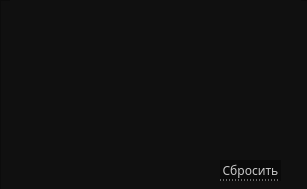
   <widget class="QWidget" name="ramtype">
    <property name="geometry">
     <rect>
      <x>0</x>
      <y>0</y>
      <width>307</width>
      <height>189</height>
     </rect>
    </property>
    <attribute name="icon">
     <iconset>
      <normaloff>../../images/down-arrow.png</normaloff>../../images/down-arrow.png</iconset>
    </attribute>
    <attribute name="label">
     <string>Тип ОЗУ</string>
    </attribute>
    <widget class="QFrame" name="frameRamType">
     <property name="geometry">
      <rect>
       <x>0</x>
       <y>0</y>
       <width>311</width>
       <height>191</height>
      </rect>
     </property>
     <property name="styleSheet">
      <string notr="true">QFrame{
	background-color: #101010;
}
</string>
     </property>
     <property name="frameShape">
      <enum>QFrame::StyledPanel</enum>
     </property>
     <property name="frameShadow">
      <enum>QFrame::Raised</enum>
     </property>
     <widget class="QTableWidget" name="tableRamType">
      <property name="enabled">
       <bool>true</bool>
      </property>
      <property name="geometry">
       <rect>
        <x>10</x>
        <y>0</y>
        <width>291</width>
        <height>161</height>
       </rect>
      </property>
      <property name="font">
       <font>
        <family>Montserrat Medium</family>
        <stylestrategy>PreferAntialias</stylestrategy>
       </font>
      </property>
      <property name="mouseTracking">
       <bool>true</bool>
      </property>
      <property name="focusPolicy">
       <enum>Qt::NoFocus</enum>
      </property>
      <property name="autoFillBackground">
       <bool>false</bool>
      </property>
      <property name="styleSheet">
       <string notr="true">QTableWidget::item
{
 	border-bottom: 1px solid rgb(60,60,60); 
	border-right: 0px;
	border-left: 0px;
	border-top:0px;
}

QTableView
{
	background-color: #101010;
	color: #dddddd;
	border-top: 0px;
	border-right: 0px;
	border-left: 0px;
	border-bottom: 0px;
}

QTableWidget::item:hover {
    color: white;
	border-bottom: 1px solid rgb(180,180,180);
}      

QTableWidget::item:selected
{
 	color: white;
	border-bottom: 1px solid rgb(180,180,180);
}

QScrollBar:vertical {
	border: none;
    background-color: #151515;
    width: 8px;
    margin: 15px 0 15px 0;
	border-radius: 0px;
 }

/*  HANDLE BAR VERTICAL */
QScrollBar::handle:vertical {	
	background-color: #151515;
	min-height: 30px;
	border-radius: 0px;
	border: 1px solid;
	border-right: 0px;
	border-color: rgb(60,60,60);
}
QScrollBar::handle:vertical:hover{	
	background-color:  rgb(50,50,50);
	border-color: rgb(60,60,60);
}
QScrollBar::handle:vertical:pressed {	
	background-color: rgb(120, 0, 2);
}

/* BTN TOP - SCROLLBAR */
QScrollBar::sub-line:vertical {
	background-color: #151515;
	height: 15px;
	subcontrol-position: top;
	subcontrol-origin: margin;
	border: 0px;
	border-bottom: 1px solid rgb(180, 0, 0);
}
QScrollBar::sub-line:vertical:hover {	
	background-color: #575757;
	border-color: #242424;
}
QScrollBar::sub-line:vertical:pressed {	
	background-color: rgb(120, 0, 2);
}

/* BTN BOTTOM - SCROLLBAR */
QScrollBar::add-line:vertical {
	background-color: #151515;
	height: 15px;
	subcontrol-position: bottom;
	subcontrol-origin: margin;
	border: 1px solid;
	border-color: rgb(60,60,60);
	border: 1px solid;
	border-top:1px solid rgb(180, 0, 0);
	border-right: 0px;
	border-bottom: 0px;
}
QScrollBar::add-line:vertical:hover {	
	background-color: #575757;
	border-color: #242424;
}
QScrollBar::add-line:vertical:pressed {	
	background-color: rgb(120, 0, 2);
}
/* RESET ARROW */
QScrollBar::up-arrow:vertical, QScrollBar::down-arrow:vertical {
	background: none;
}

QScrollBar::add-page:vertical, QScrollBar::sub-page:vertical {
	background: none;
}</string>
      </property>
      <property name="editTriggers">
       <set>QAbstractItemView::AnyKeyPressed|QAbstractItemView::EditKeyPressed|QAbstractItemView::SelectedClicked</set>
      </property>
      <property name="selectionMode">
       <enum>QAbstractItemView::MultiSelection</enum>
      </property>
      <property name="selectionBehavior">
       <enum>QAbstractItemView::SelectRows</enum>
      </property>
      <property name="showGrid">
       <bool>false</bool>
      </property>
      <property name="gridStyle">
       <enum>Qt::SolidLine</enum>
      </property>
      <property name="sortingEnabled">
       <bool>true</bool>
      </property>
      <attribute name="horizontalHeaderVisible">
       <bool>false</bool>
      </attribute>
      <attribute name="horizontalHeaderCascadingSectionResizes">
       <bool>true</bool>
      </attribute>
      <attribute name="horizontalHeaderDefaultSectionSize">
       <number>120</number>
      </attribute>
      <attribute name="horizontalHeaderHighlightSections">
       <bool>false</bool>
      </attribute>
      <attribute name="horizontalHeaderMinimumSectionSize">
       <number>15</number>
      </attribute>
      <attribute name="horizontalHeaderShowSortIndicator" stdset="0">
       <bool>true</bool>
      </attribute>
      <attribute name="horizontalHeaderStretchLastSection">
       <bool>false</bool>
      </attribute>
      <attribute name="verticalHeaderVisible">
       <bool>false</bool>
      </attribute>
      <attribute name="verticalHeaderCascadingSectionResizes">
       <bool>false</bool>
      </attribute>
      <attribute name="verticalHeaderMinimumSectionSize">
       <number>10</number>
      </attribute>
      <column>
       <property name="text">
        <string>Выбор</string>
       </property>
      </column>
      <column>
       <property name="text">
        <string>Название</string>
       </property>
      </column>
     </widget>
     <widget class="QPushButton" name="btnResetRamType">
      <property name="geometry">
       <rect>
        <x>220</x>
        <y>160</y>
        <width>61</width>
        <height>21</height>
       </rect>
      </property>
      <property name="font">
       <font>
        <family>Montserrat Medium</family>
        <pointsize>9</pointsize>
       </font>
      </property>
      <property name="styleSheet">
       <string notr="true">QPushButton
{
background-color: rgb(10, 10, 10);
color:  rgb(200,200, 200);
border: 0px;
border-bottom: 1px dotted rgb(200, 200, 200);
}

QPushButton::hover
{
color: red;
border-bottom: 1px dotted red;
}
</string>
      </property>
      <property name="text">
       <string>Сбросить</string>
      </property>
     </widget>
    </widget>
   </widget>
